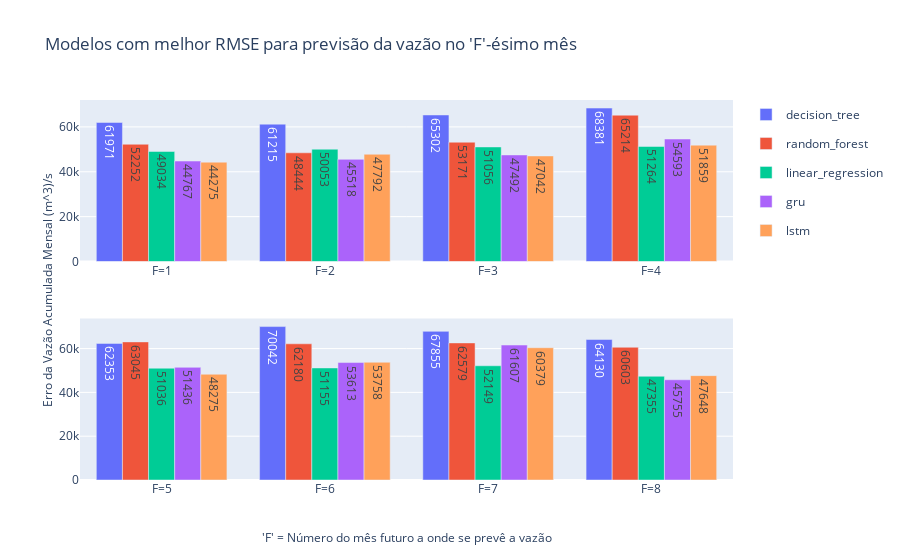

Source (notebook cell):
### Code cell
from plotly.subplots import make_subplots
import plotly.graph_objects as go
import plotly.express as px

branches = ['F=1', 'F=2', 'F=3', 'F=4', 
            'F=5', 'F=6', 'F=7', 'F=8']

decision_tree = dict_plot[0]['decision_tree']
random_forest = dict_plot[1]['random_forest']
linear_regression = dict_plot[2]['linear_regression']
gru = dict_plot[3]['gru']
lstm = dict_plot[4]['lstm']

# Define a color scale with 5 colors
color_scale = px.colors.qualitative.Plotly[:5]

# Create a dictionary with colors for each category
colors = {
    'decision_tree': color_scale[0],
    'random_forest': color_scale[1],
    'linear_regression': color_scale[2],
    'gru': color_scale[3],
    'lstm': color_scale[4]
}


# Create subplots
fig = make_subplots(rows=2, cols=1)

# Add traces to subplot 1
fig.add_trace(go.Bar(
   x = branches[:4],
   y = decision_tree[:4],
   name = 'decision_tree',
   legendgroup='decision_tree',
   text=[f'{x:.0f}' for x in decision_tree[:4]],
   marker=dict(color=colors['decision_tree']),
), row=1, col=1)

# Add traces to subplot 1
fig.add_trace(go.Bar(
   x = branches[:4],
   y = random_forest[:4],
   name = 'random_forest',
   legendgroup='random_forest',
   text=[f'{x:.0f}' for x in random_forest[:4]],
   marker=dict(color=colors['random_forest']),
), row=1, col=1)

# Add traces to subplot 1
fig.add_trace(go.Bar(
   x = branches[:4],
   y = linear_regression[:4],
   name = 'linear_regression',
   legendgroup='linear_regression',
   text=[f'{x:.0f}' for x in linear_regression[:4]],
   marker=dict(color=colors['linear_regression']),
), row=1, col=1)

# Add traces to subplot 1
fig.add_trace(go.Bar(
   x = branches[:4],
   y = gru[:4],
   name = 'gru',
   legendgroup='gru',
   text=[f'{x:.0f}' for x in gru[:4]],
   marker=dict(color=colors['gru']),
), row=1, col=1)

# Add traces to subplot 1
fig.add_trace(go.Bar(
   x = branches[:4],
   y = lstm[:4],
   name = 'lstm',
   legendgroup='lstm',
   text=[f'{x:.0f}' for x in lstm[:4]],
   marker=dict(color=colors['lstm']),
), row=1, col=1)

# Add traces to subplot 2
fig.add_trace(go.Bar(
   x = branches[4:],
   y = decision_tree[4:],
   name = 'decision_tree',
   legendgroup='decision_tree',
   text=[f'{x:.0f}' for x in decision_tree[4:]],
   marker=dict(color=colors['decision_tree']),
   showlegend=False,
), row=2, col=1)

# Add traces to subplot 2
fig.add_trace(go.Bar(
   x = branches[4:],
   y = random_forest[4:],
   name = 'random_forest',
   legendgroup='random_forest',
   text=[f'{x:.0f}' for x in random_forest[4:]],
   marker=dict(color=colors['random_forest']),
   showlegend=False
), row=2, col=1)

# Add traces to subplot 2
fig.add_trace(go.Bar(
   x = branches[4:],
   y = linear_regression[4:],
   name = 'linear_regression',
   legendgroup='linear_regression',
   text=[f'{x:.0f}' for x in linear_regression[4:]],
   marker=dict(color=colors['linear_regression']),
   showlegend=False
), row=2, col=1)

# Add traces to subplot 2
fig.add_trace(go.Bar(
   x = branches[4:],
   y = gru[4:],
   name = 'gru',
   legendgroup='gru',
   text=[f'{x:.0f}' for x in gru[4:]],
   marker=dict(color=colors['gru']),
   showlegend=False
), row=2, col=1)

# Add traces to subplot 2
fig.add_trace(go.Bar(
   x = branches[4:],
   y = lstm[4:],
   name = 'lstm',
   legendgroup='lstm',
   text=[f'{x:.0f}' for x in lstm[4:]],
   marker=dict(color=colors['lstm']),
   showlegend=False
), row=2, col=1)

fig.update_layout(
    title=f"Modelos com melhor RMSE para previsão da vazão no 'F'-ésimo mês ", # com 'N' livre 
    barmode='group',
)

# Set the same y-axis range for both subplots
# fig.update_yaxes(range=[0.68, 1.0], row=1, col=1)
# fig.update_yaxes(range=[0.68, 1.0], row=2, col=1)

# Add annotations
# fig.add_annotation(text="'N' = Número de meses retroativos de vazão observada e precipitação na bacia, a serem utilizadas durante o treinamento",
#                    xref="paper", yref="paper",
#                    x=0.5, y=-0.18, showarrow=False)

# Add annotation for y-axis title
fig.add_annotation(
    text='Erro da Vazão Acumulada Mensal (m^3)/s',
    xref='paper', 
    yref='paper',
    x=-0.05, y=0.5,  # Adjust x and y position to move the title away from the y-axis
    xanchor='center', 
    yanchor='middle',
    showarrow=False,
    textangle=-90  # Rotate the text to be vertical
)

# Add annotations
fig.add_annotation(text="'F' = Número do mês futuro a onde se prevê a vazão",
                   xref="paper", yref="paper",
                   x=0.5, y=-0.18, showarrow=False)

fig.show()

### Figure 1 — Plotly figure (JSON) as saved in the notebook; plotly's stock layout.template omitted (floating-point values rounded to 4 significant figures)
{"data": [{"legendgroup": "decision_tree", "marker": {"color": "#636EFA"}, "name": "decision_tree", "text": ["61971", "61215", "65302", "68381"], "type": "bar", "x": ["F=1", "F=2", "F=3", "F=4"], "xaxis": "x", "y": [61970.0, 61210.0, 65300.0, 68380.0], "yaxis": "y"}, {"legendgroup": "random_forest", "marker": {"color": "#EF553B"}, "name": "random_forest", "text": ["52252", "48444", "53171", "65214"], "type": "bar", "x": ["F=1", "F=2", "F=3", "F=4"], "xaxis": "x", "y": [52250.0, 48440.0, 53170.0, 65210.0], "yaxis": "y"}, {"legendgroup": "linear_regression", "marker": {"color": "#00CC96"}, "name": "linear_regression", "text": ["49034", "50053", "51056", "51264"], "type": "bar", "x": ["F=1", "F=2", "F=3", "F=4"], "xaxis": "x", "y": [49030.0, 50050.0, 51060.0, 51260.0], "yaxis": "y"}, {"legendgroup": "gru", "marker": {"color": "#AB63FA"}, "name": "gru", "text": ["44767", "45518", "47492", "54593"], "type": "bar", "x": ["F=1", "F=2", "F=3", "F=4"], "xaxis": "x", "y": [44770.0, 45520.0, 47490.0, 54590.0], "yaxis": "y"}, {"legendgroup": "lstm", "marker": {"color": "#FFA15A"}, "name": "lstm", "text": ["44275", "47792", "47042", "51859"], "type": "bar", "x": ["F=1", "F=2", "F=3", "F=4"], "xaxis": "x", "y": [44280.0, 47790.0, 47040.0, 51860.0], "yaxis": "y"}, {"legendgroup": "decision_tree", "marker": {"color": "#636EFA"}, "name": "decision_tree", "showlegend": false, "text": ["62353", "70042", "67855", "64130"], "type": "bar", "x": ["F=5", "F=6", "F=7", "F=8"], "xaxis": "x2", "y": [62350.0, 70040.0, 67850.0, 64130.0], "yaxis": "y2"}, {"legendgroup": "random_forest", "marker": {"color": "#EF553B"}, "name": "random_forest", "showlegend": false, "text": ["63045", "62180", "62579", "60603"], "type": "bar", "x": ["F=5", "F=6", "F=7", "F=8"], "xaxis": "x2", "y": [63040.0, 62180.0, 62580.0, 60600.0], "yaxis": "y2"}, {"legendgroup": "linear_regression", "marker": {"color": "#00CC96"}, "name": "linear_regression", "showlegend": false, "text": ["51036", "51155", "52149", "47355"], "type": "bar", "x": ["F=5", "F=6", "F=7", "F=8"], "xaxis": "x2", "y": [51040.0, 51150.0, 52150.0, 47360.0], "yaxis": "y2"}, {"legendgroup": "gru", "marker": {"color": "#AB63FA"}, "name": "gru", "showlegend": false, "text": ["51436", "53613", "61607", "45755"], "type": "bar", "x": ["F=5", "F=6", "F=7", "F=8"], "xaxis": "x2", "y": [51440.0, 53610.0, 61610.0, 45750.0], "yaxis": "y2"}, {"legendgroup": "lstm", "marker": {"color": "#FFA15A"}, "name": "lstm", "showlegend": false, "text": ["48275", "53758", "60379", "47648"], "type": "bar", "x": ["F=5", "F=6", "F=7", "F=8"], "xaxis": "x2", "y": [48280.0, 53760.0, 60380.0, 47650.0], "yaxis": "y2"}], "layout": {"annotations": [{"showarrow": false, "text": "Erro da Vazão Acumulada Mensal (m^3)/s", "textangle": -90, "x": -0.05, "xanchor": "center", "xref": "paper", "y": 0.5, "yanchor": "middle", "yref": "paper"}, {"showarrow": false, "text": "'F' = Número do mês futuro a onde se prevê a vazão", "x": 0.5, "xref": "paper", "y": -0.18, "yref": "paper"}], "barmode": "group", "title": {"text": "Modelos com melhor RMSE para previsão da vazão no 'F'-ésimo mês "}, "xaxis": {"anchor": "y", "domain": [0, 1]}, "xaxis2": {"anchor": "y2", "domain": [0, 1]}, "yaxis": {"anchor": "x", "domain": [0.575, 1]}, "yaxis2": {"anchor": "x2", "domain": [0, 0.425]}}}
